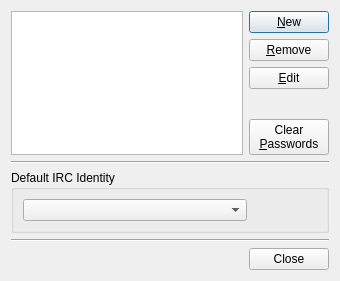
<?xml version="1.0" encoding="UTF-8"?>
<ui version="4.0">
 <class>dialog_ManageIdentities</class>
 <widget class="QDialog" name="dialog_ManageIdentities">
  <property name="geometry">
   <rect>
    <x>0</x>
    <y>0</y>
    <width>340</width>
    <height>281</height>
   </rect>
  </property>
  <property name="windowTitle">
   <string>Manage IRC Identities</string>
  </property>
  <layout class="QVBoxLayout" name="verticalLayout">
   <item>
    <layout class="QHBoxLayout" name="horizontalLayout">
     <item>
      <widget class="QListView" name="listView_Identities">
       <property name="font">
        <font>
         <family>MS Shell Dlg 2</family>
         <pointsize>10</pointsize>
        </font>
       </property>
       <property name="selectionBehavior">
        <enum>QAbstractItemView::SelectRows</enum>
       </property>
      </widget>
     </item>
     <item>
      <layout class="QVBoxLayout" name="verticalLayout_3">
       <property name="spacing">
        <number>6</number>
       </property>
       <item>
        <widget class="QPushButton" name="pushButton_New">
         <property name="text">
          <string>&amp;New</string>
         </property>
        </widget>
       </item>
       <item>
        <widget class="QPushButton" name="pushButton_Remove">
         <property name="text">
          <string>&amp;Remove</string>
         </property>
        </widget>
       </item>
       <item>
        <widget class="QPushButton" name="pushButton_Edit">
         <property name="text">
          <string>&amp;Edit</string>
         </property>
        </widget>
       </item>
       <item>
        <spacer name="verticalSpacer">
         <property name="orientation">
          <enum>Qt::Vertical</enum>
         </property>
         <property name="sizeHint" stdset="0">
          <size>
           <width>20</width>
           <height>40</height>
          </size>
         </property>
        </spacer>
       </item>
       <item>
        <widget class="QPushButton" name="pushButton_ClearPasswords">
         <property name="text">
          <string>Clear
&amp;Passwords</string>
         </property>
        </widget>
       </item>
      </layout>
     </item>
    </layout>
   </item>
   <item>
    <widget class="Line" name="line_2">
     <property name="orientation">
      <enum>Qt::Horizontal</enum>
     </property>
    </widget>
   </item>
   <item>
    <widget class="QGroupBox" name="groupBox">
     <property name="title">
      <string>Default IRC Identity</string>
     </property>
     <layout class="QHBoxLayout" name="horizontalLayout_2">
      <item>
       <widget class="QComboBox" name="comboBox_DefaultIdentity">
        <property name="minimumSize">
         <size>
          <width>224</width>
          <height>0</height>
         </size>
        </property>
       </widget>
      </item>
      <item>
       <spacer name="horizontalSpacer">
        <property name="orientation">
         <enum>Qt::Horizontal</enum>
        </property>
        <property name="sizeHint" stdset="0">
         <size>
          <width>40</width>
          <height>20</height>
         </size>
        </property>
       </spacer>
      </item>
     </layout>
    </widget>
   </item>
   <item>
    <widget class="Line" name="line">
     <property name="orientation">
      <enum>Qt::Horizontal</enum>
     </property>
    </widget>
   </item>
   <item>
    <widget class="QDialogButtonBox" name="buttonBox">
     <property name="orientation">
      <enum>Qt::Horizontal</enum>
     </property>
     <property name="standardButtons">
      <set>QDialogButtonBox::Close</set>
     </property>
    </widget>
   </item>
  </layout>
 </widget>
 <tabstops>
  <tabstop>listView_Identities</tabstop>
  <tabstop>pushButton_New</tabstop>
  <tabstop>pushButton_Remove</tabstop>
  <tabstop>pushButton_Edit</tabstop>
  <tabstop>pushButton_ClearPasswords</tabstop>
  <tabstop>comboBox_DefaultIdentity</tabstop>
 </tabstops>
 <resources/>
 <connections>
  <connection>
   <sender>buttonBox</sender>
   <signal>accepted()</signal>
   <receiver>dialog_ManageIdentities</receiver>
   <slot>accept()</slot>
   <hints>
    <hint type="sourcelabel">
     <x>248</x>
     <y>254</y>
    </hint>
    <hint type="destinationlabel">
     <x>157</x>
     <y>274</y>
    </hint>
   </hints>
  </connection>
  <connection>
   <sender>buttonBox</sender>
   <signal>rejected()</signal>
   <receiver>dialog_ManageIdentities</receiver>
   <slot>reject()</slot>
   <hints>
    <hint type="sourcelabel">
     <x>316</x>
     <y>260</y>
    </hint>
    <hint type="destinationlabel">
     <x>286</x>
     <y>274</y>
    </hint>
   </hints>
  </connection>
 </connections>
</ui>
